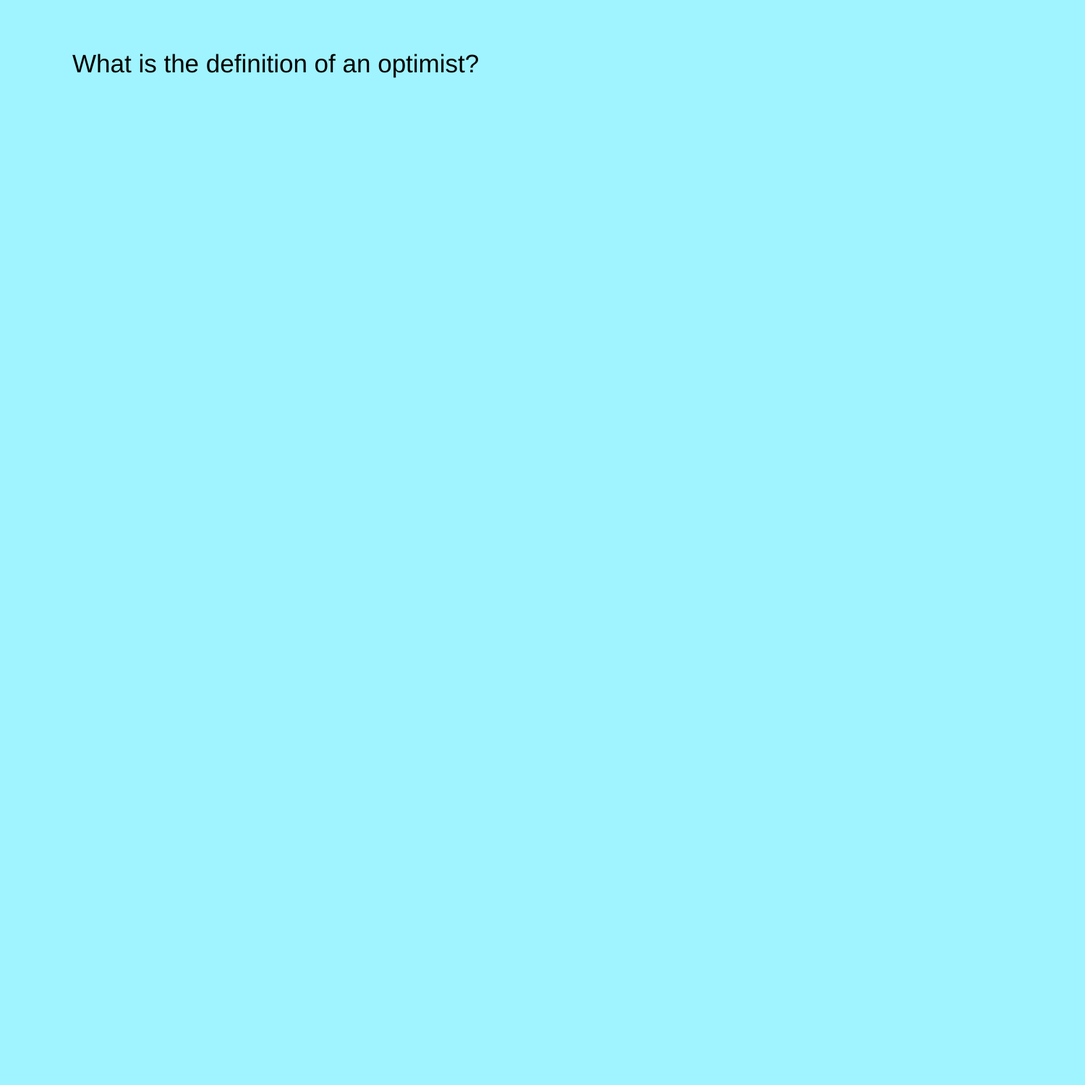
Frame 1 (no input)
Frame 60 (no input): identical to frame 1, image omitted
Frame 120 (the mouse pressed at the canvas centre since frame 60): identical to frame 1, image omitted

The p5.js sketch that drew this single still picture (run headless with seeded random() and noise() and a simulated clock; from frame 60 on, the mouse is pressed at the canvas centre):

// p5.js sketch
// ── sketch.js
var myState = 0 ;

function preload(){

}

function setup() {
  // put setup code here
  createCanvas(1500, 1500);

}

function draw() {
  // put drawing code here
  background(160, 244, 255);
    switch(myState){
      case 0:
        textSize(35);
        text("What is the definition of an optimist?", 100, 100);
        break ;

      case 1:
        textSize(35) ;
        text("A college student who opens his wallet and expects to find money.", 100, 100);
        break ;
    }
}

function mouseReleased(){
  myState = myState + 1 ;
  if (myState > 1) {
    myState = 0 ;
  }
}
